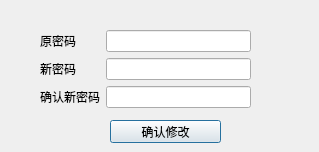
<?xml version="1.0" encoding="UTF-8"?>
<ui version="4.0">
 <class>update_password</class>
 <widget class="QDialog" name="update_password">
  <property name="geometry">
   <rect>
    <x>0</x>
    <y>0</y>
    <width>319</width>
    <height>152</height>
   </rect>
  </property>
  <property name="windowTitle">
   <string>修改密码</string>
  </property>
  <widget class="QPushButton" name="submit_button">
   <property name="geometry">
    <rect>
     <x>110</x>
     <y>120</y>
     <width>111</width>
     <height>23</height>
    </rect>
   </property>
   <property name="text">
    <string>确认修改</string>
   </property>
  </widget>
  <widget class="QWidget" name="">
   <property name="geometry">
    <rect>
     <x>40</x>
     <y>30</y>
     <width>211</width>
     <height>81</height>
    </rect>
   </property>
   <layout class="QFormLayout" name="formLayout">
    <item row="0" column="0">
     <widget class="QLabel" name="label">
      <property name="text">
       <string>原密码</string>
      </property>
     </widget>
    </item>
    <item row="0" column="1">
     <widget class="QLineEdit" name="old_password"/>
    </item>
    <item row="1" column="0">
     <widget class="QLabel" name="label_2">
      <property name="text">
       <string>新密码</string>
      </property>
     </widget>
    </item>
    <item row="1" column="1">
     <widget class="QLineEdit" name="new_password"/>
    </item>
    <item row="2" column="0">
     <widget class="QLabel" name="label_3">
      <property name="text">
       <string>确认新密码</string>
      </property>
     </widget>
    </item>
    <item row="2" column="1">
     <widget class="QLineEdit" name="re_new_password"/>
    </item>
   </layout>
  </widget>
 </widget>
 <resources/>
 <connections/>
</ui>
